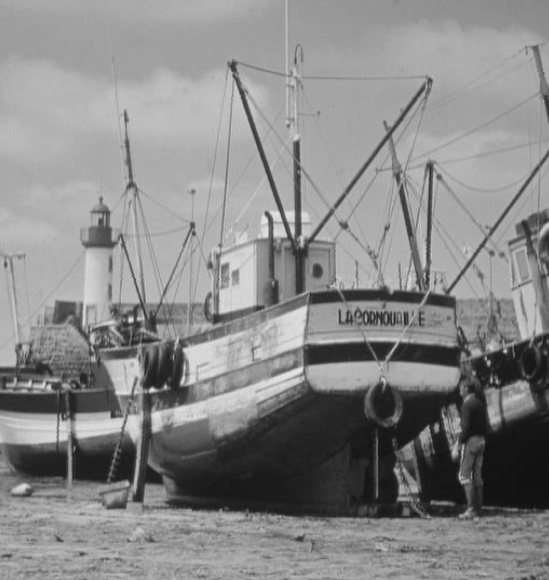
%> input picture tugas-2/task2/test_images/gray1.jpg, 1098 x 1160 px (shown at 1/2 size)
$ octave compare_wiener_filters.m   (GNU Octave 9; MATLAB toolbox functions it lacks are replaced by stand-ins)
%> lines starting %> are read from the running program, lines starting %| are printed output that depends on the picture
%> further down, img is the input picture: size 1160x1098x3 uint8; min 6, max 236, mean 136.3
### tugas-2/task7/motion_blur.m
function blurred = motion_blur(img, len, theta)
%> called with len = 20, theta = 45
    % MOTION_BLUR Apply motion blur to an image
    %
    % Inputs:
    %   img   - Input image (grayscale or color)
    %   len   - Length of motion blur in pixels
    %   theta - Angle of motion in degrees
    %
    % Output:
    %   blurred - Motion blurred image

    % Create motion blur PSF (Point Spread Function)
    psf = fspecial('motion', len, theta);

    % Check if image is color or grayscale
    if size(img, 3) == 3
        % Color image: apply to each channel
        blurred = zeros(size(img), class(img));
        for ch = 1:3
            blurred(:,:,ch) = imfilter(img(:,:,ch), psf, 'conv', 'same', 'replicate');
        end
    else
        % Grayscale image
        blurred = imfilter(img, psf, 'conv', 'same', 'replicate');
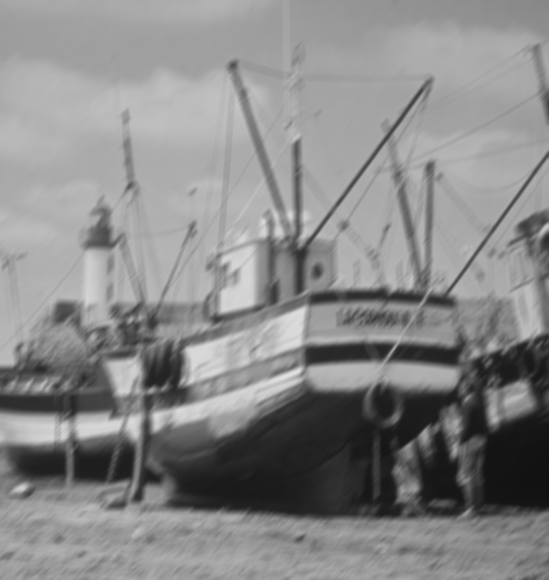
%> blurred: size 1160x1098 uint8 (shown at 1/2 size); min 18, max 226, mean 136.2
    end
end

### tugas-2/task7/wiener_filter.m
function restored = wiener_filter(blurred, psf, nsr)
%> called with nsr = 0.01
    % WIENER_FILTER Custom Wiener filter implementation for image restoration
    %
    % Inputs:
    %   blurred - Blurred/degraded image (grayscale or color)
    %   psf     - Point Spread Function (degradation kernel)
    %   nsr     - Noise-to-Signal Ratio (K parameter)
    %
    % Output:
    %   restored - Restored image using Wiener filtering
    %
    % Wiener Filter Formula in frequency domain:
    %   F_restored = [H*(s) / (|H|^2 + K)] * G
    %   where H = PSF in freq domain, G = degraded image in freq domain
    %         K = noise-to-signal ratio, H* = complex conjugate of H

    % Get image dimensions
    [M, N, channels] = size(blurred);
%> M = 1160; N = 1098; channels = 1

    % Convert PSF to same size as image (zero-padded)
    psf_padded = zeros(M, N);
    [psf_m, psf_n] = size(psf);
    psf_padded(1:psf_m, 1:psf_n) = psf;

    % Circular shift PSF to center it
    psf_padded = circshift(psf_padded, [-floor(psf_m/2), -floor(psf_n/2)]);

    % Transform PSF to frequency domain
    H = fft2(psf_padded);

    % Calculate Wiener filter
    % W(u,v) = H*(u,v) / (|H(u,v)|^2 + K)
    H_conj = conj(H);
    H_abs_sq = abs(H).^2;
    wiener_filter_freq = H_conj ./ (H_abs_sq + nsr);

    % Apply to each channel
    if channels == 3
        % Color image
        restored = zeros(M, N, 3, class(blurred));
        for ch = 1:3
            % Transform blurred image to frequency domain
            G = fft2(double(blurred(:,:,ch)));

            % Apply Wiener filter
            F = wiener_filter_freq .* G;

            % Transform back to spatial domain
            restored(:,:,ch) = real(ifft2(F));
        end
    else
        % Grayscale image
        % Transform blurred image to frequency domain
        G = fft2(double(blurred));

        % Apply Wiener filter
        F = wiener_filter_freq .* G;

        % Transform back to spatial domain
        restored = real(ifft2(F));
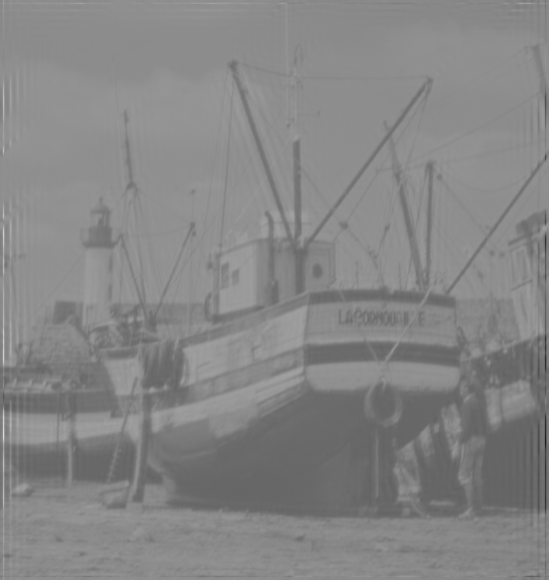
%> restored: size 1160x1098 double (shown at 1/2 size); min -340.9, max 565.9, mean 134.9; drawn with min black and max white
    end

    % Convert back to original class
    restored = cast(restored, class(blurred));
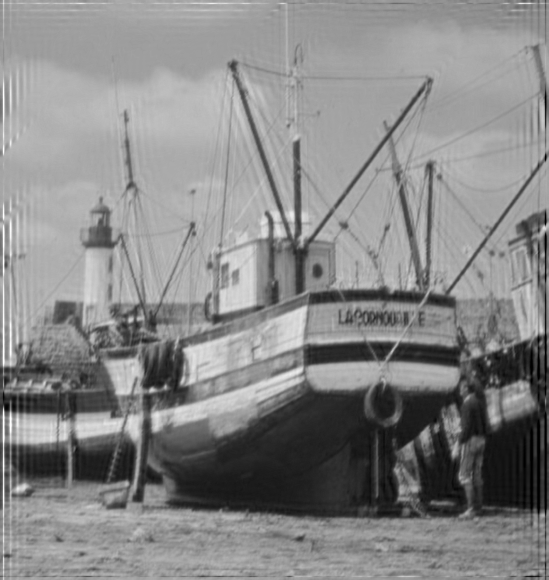
%> restored: size 1160x1098 uint8 (shown at 1/2 size); min 0, max 255, mean 134.9
end

### tugas-2/task7/compare_wiener_filters.m
%% Compare Custom Wiener Filter with MATLAB Built-in
% This script validates our custom implementation

clear; close all; clc;

fprintf('=== Comparing Custom vs Built-in Wiener Filter ===\n\n');

%% Load image
img = imread('test_images/gray1.jpg');
if size(img, 3) == 3
    img = rgb2gray(img);
end

%% Create motion blur
motion_length = 20;
motion_angle = 45;
psf = fspecial('motion', motion_length, motion_angle);

blurred = motion_blur(img, motion_length, motion_angle);

%% Restore with both methods
nsr = 0.01;

fprintf('Restoring with custom Wiener filter...\n');
restored_custom = wiener_filter(blurred, psf, nsr);

fprintf('Restoring with built-in deconvwnr...\n');
restored_builtin = deconvwnr(blurred, psf, nsr);

%% Calculate metrics
psnr_custom = psnr(restored_custom, img);
%> psnr_custom = 28.71
psnr_builtin = psnr(restored_builtin, img);
%> psnr_builtin = 28.71

ssim_custom = ssim(restored_custom, img);
%> ssim_custom = 0.876
ssim_builtin = ssim(restored_builtin, img);
%> ssim_builtin = 0.876

mse_custom = immse(restored_custom, img);
%> mse_custom = 87.5
mse_builtin = immse(restored_builtin, img);
%> mse_builtin = 87.5

%% Display results
fprintf('\nPerformance Comparison:\n');
fprintf('%-20s %15s %15s\n', 'Metric', 'Custom', 'Built-in');
fprintf('%-20s %15.2f %15.2f\n', 'PSNR (dB)', psnr_custom, psnr_builtin);
%| PSNR (dB)                      28.71           28.71
fprintf('%-20s %15.4f %15.4f\n', 'SSIM', ssim_custom, ssim_builtin);
%| SSIM                          0.8756          0.8756
fprintf('%-20s %15.2f %15.2f\n', 'MSE', mse_custom, mse_builtin);
%| MSE                            87.50           87.50

%% Visualize
figure('Name', 'Custom vs Built-in Wiener Filter Comparison', 'Position', [100, 100, 1400, 600]);

subplot(2, 3, 1);
imshow(img);
title('Original');

subplot(2, 3, 2);
imshow(blurred);
title('Motion Blurred');

subplot(2, 3, 3);
imshow(psf, []);
title('PSF');

subplot(2, 3, 4);
imshow(restored_custom);
title({'Custom Wiener Filter'; sprintf('PSNR: %.2f dB', psnr_custom)});

subplot(2, 3, 5);
imshow(restored_builtin);
title({'Built-in deconvwnr'; sprintf('PSNR: %.2f dB', psnr_builtin)});

subplot(2, 3, 6);
diff = abs(double(restored_custom) - double(restored_builtin));
%> diff: size 1160x1098 double; every value is 0
imshow(diff, []);
title({'Difference Image'; sprintf('Max diff: %.2f', max(diff(:)))});
colormap(gca, 'hot');
colorbar;
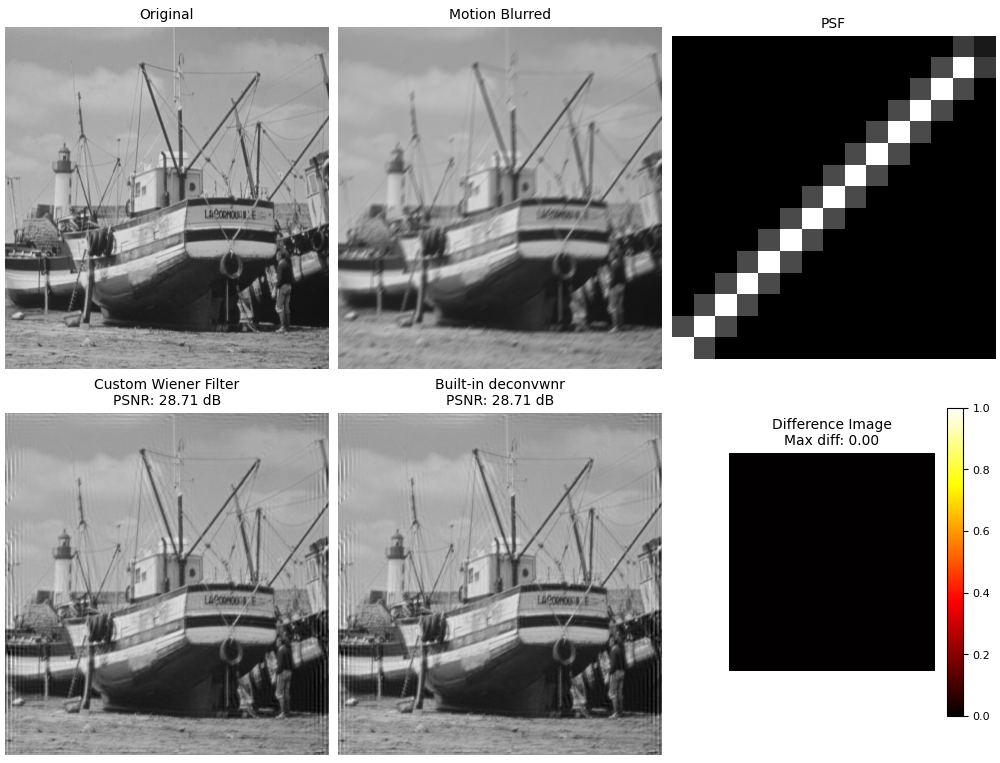
%> figure redrawn from the program's plot data, 6 panels

fprintf('\nComparison completed!\n');

$ run again, with tugas-2/task2/test_images/gray3.jpg copied over tugas-2/task2/test_images/gray1.jpg
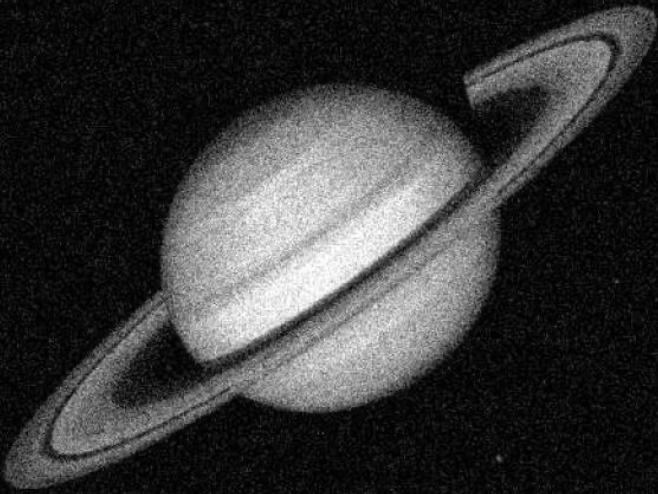
%> input picture tugas-2/task2/test_images/gray3.jpg, 1316 x 988 px (shown at 1/2 size)
%> img is the input picture: size 988x1316x3 uint8; min 0, max 255, mean 56.6
%> img: size 988x1316 uint8
%> in wiener_filter, `restored = real(ifft2(F));`:
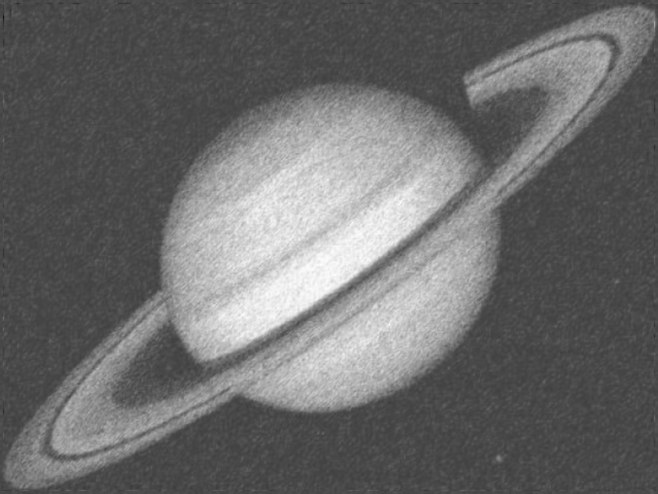
%> restored: size 988x1316 double (shown at 1/2 size); min -88.82, max 255, mean 56; drawn with min black and max white
%> psnr_custom = 32.71
%> ssim_custom = 0.868
%> mse_custom = 34.84
%| PSNR (dB)                      32.71           32.71
%| SSIM                          0.8679          0.8679
%| MSE                            34.84           34.84
%> diff: size 988x1316 double; every value is 0

$ run again, with tugas-2/task2/test_images/gray4.jpg copied over tugas-2/task2/test_images/gray1.jpg
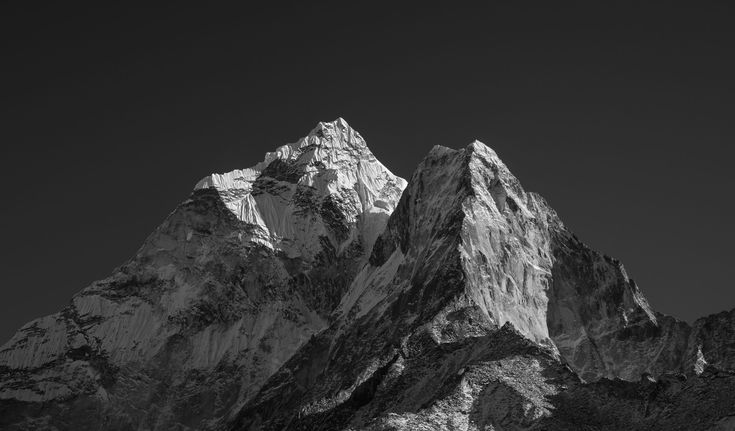
%> input picture tugas-2/task2/test_images/gray4.jpg, 735 x 431 px
%> img is the input picture: size 431x735x3 uint8; min 0, max 255, mean 52.6
%> img: size 431x735 uint8
%> in wiener_filter, `restored = real(ifft2(F));`:
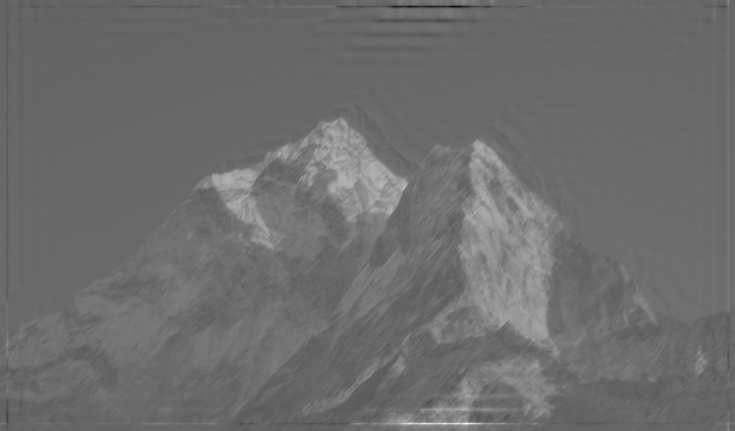
%> restored: size 431x735 double; min -220.3, max 413.5, mean 52.1; drawn with min black and max white
%> in wiener_filter, `restored = cast(restored, class(blurred));`:
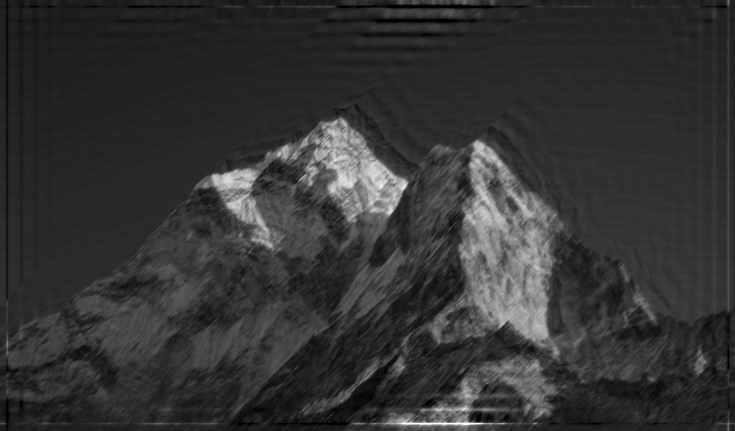
%> restored: size 431x735 uint8; min 0, max 255, mean 52.1
%> psnr_custom = 27.08
%> ssim_custom = 0.817
%> mse_custom = 127.2
%| PSNR (dB)                      27.08           27.08
%| SSIM                          0.8174          0.8174
%| MSE                           127.23          127.23
%> diff: size 431x735 double; every value is 0
